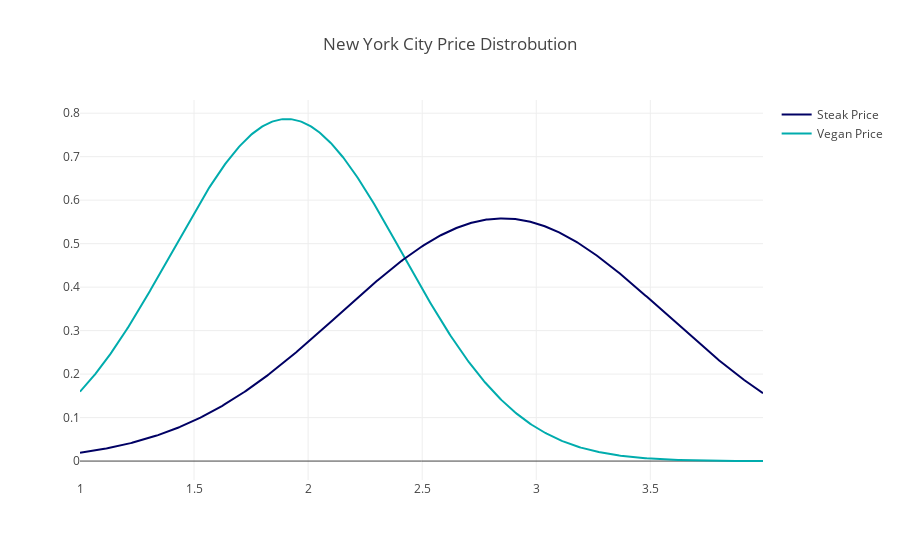

The notebook cell this image was saved under:
### Code cell
nyc1 = df[(df['city']=='new york')&(df['category']=='vegan')]['price']  
nyc2 = df[(df['city']=='new york')&(df['category']=='steak')]['price']  
hist_data = [chi1, chi2]

group_labels = ['Vegan Price', 'Steak Price']

colors = ['rgb(0,172, 173)', 'rgb(0, 0, 100)']
nyc_fig1 = ff.create_distplot(hist_data, group_labels, bin_size=.2, colors=colors, show_hist=False, curve_type='normal', show_rug=False)
nyc_fig1['layout'].update(title='New York City Price Distrobution')

plotly.offline.iplot(nyc_fig1, filename='Distplot with Multiple Datasets')

### Figure 1 — Plotly figure (JSON) as saved in the notebook; plotly's stock layout.template omitted (floating-point values rounded to 4 significant figures; data arrays with more than 128 entries replaced by an {"elided": "..."} marker saying what was removed)
{"data": [{"legendgroup": "Vegan Price", "marker": {"color": "rgb(0,172, 173)"}, "mode": "lines", "name": "Vegan Price", "showlegend": true, "type": "scatter", "uid": "54460eae-30b0-11e9-b828-acde48001122", "x": {"elided": "500 float values"}, "xaxis": "x", "y": {"elided": "500 float values"}, "yaxis": "y"}, {"legendgroup": "Steak Price", "marker": {"color": "rgb(0, 0, 100)"}, "mode": "lines", "name": "Steak Price", "showlegend": true, "type": "scatter", "uid": "5446121e-30b0-11e9-abe6-acde48001122", "x": {"elided": "500 float values"}, "xaxis": "x", "y": {"elided": "500 float values"}, "yaxis": "y"}], "layout": {"barmode": "overlay", "hovermode": "closest", "legend": {"traceorder": "reversed"}, "title": "New York City Price Distrobution", "xaxis": {"anchor": "y2", "domain": [0, 1], "zeroline": false}, "yaxis": {"anchor": "free", "domain": [0, 1], "position": 0}}}
